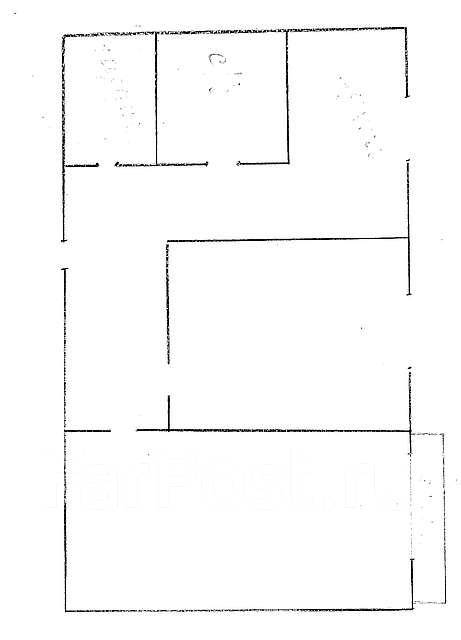
#> input picture hw5/data.pgm, 461 x 640 px
$ jupyter execute hw5.ipynb
#> lines starting #> are read from the running program, lines starting #| are printed output that depends on the picture
[cell 1]
#HW5: Detect room contour in 2D LIDAR-based map using Hough Transform and RANSAC line detectors

import numpy as np
from matplotlib import pyplot as plt
from skimage.measure import LineModelND, ransac
import math
import cv2
def hough_line(img):
    # Rho and Theta ranges
    thetas = np.deg2rad(np.arange(-90.0, 90.0))
    width, height = img.shape
    diag_len = int(round(math.sqrt(width * width + height * height)))  # max_dist
    rhos = np.linspace(-diag_len, diag_len, diag_len * 2)

    # Cache some resuable values
    cos_t = np.cos(thetas)
    sin_t = np.sin(thetas)
    num_thetas = len(thetas)

    # Hough accumulator array of theta vs rho
    accumulator = np.zeros((2 * diag_len, num_thetas), dtype=np.uint8)
    y_idxs, x_idxs = np.nonzero(img)  # (row, col) indexes to edges

    # Vote in the hough accumulator
    for i in range(len(x_idxs)):
        x = x_idxs[i]
        y = y_idxs[i]

        for t_idx in range(num_thetas):
            # Calculate rho. diag_len is added for a positive index
            rho = round(x * cos_t[t_idx] + y * sin_t[t_idx]) + diag_len
            accumulator[rho, t_idx] += 1

    return accumulator, thetas, rhos


def show_hough_line(data, accumulator, thetas, rhos):
    import matplotlib.pyplot as plt

    fig, ax = plt.subplots(1, 2, figsize=(10, 10))

    ax[0].imshow(data, cmap=plt.cm.gray)
    ax[0].set_title('Input image')
    ax[0].axis('image')

    ax[1].imshow(
        accumulator, cmap='jet',
        extent=[np.rad2deg(thetas[-1]), np.rad2deg(thetas[0]), rhos[-1], rhos[0]])
    ax[1].set_aspect('equal', adjustable='box')
    ax[1].set_title('Hough transform')
    ax[1].set_xlabel('Angles (degrees)')
    ax[1].set_ylabel('Distance (pixels)')
    ax[1].axis('image')
    plt.show()

[cell 2]
import numpy as np
from matplotlib import pyplot as plt
from skimage.measure import LineModelND, ransac
import math
import cv2

rng = np.random.default_rng()

# generate coordinates of line
x = np.arange(-200, 200)
y = 0.5*x
data = np.column_stack([x, y])

img = cv2.imread('data.pgm')
#> img is the input picture: shape (640, 461, 3); min 0, max 255, mean 250.2
drawing = np.zeros(img.shape[:], dtype=np.uint8)
gray = cv2.cvtColor(img, cv2.COLOR_BGR2GRAY)
edges = cv2.Canny(gray, 50, 200)
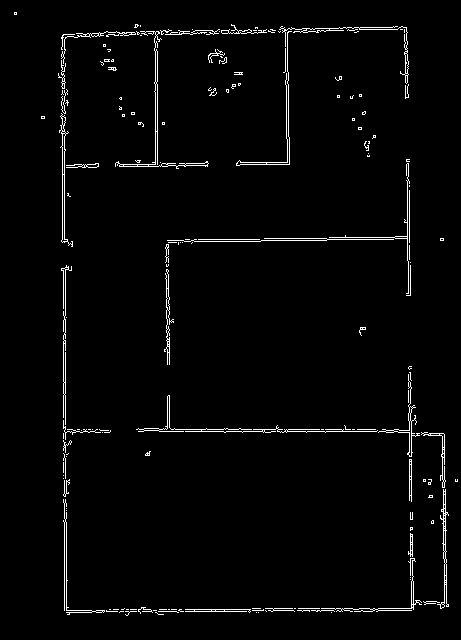
#> edges: shape (640, 461); 2.3% white in thin lines or dots

accumulator, thetas, rhos = hough_line(edges)
#> in hough_line, `y_idxs, x_idxs = np.nonzero(img)`: y_idxs = 6855 values from 12 to 615; x_idxs = 6855 values, max 457 at index 5280, min 14 at index 0, mean 241.7
#> the loop in hough_line, `for i in range(len(x_idxs)):` made 6855 passes
#> (x, y) on passes 1 to 3: (14, 12), (15, 12), (16, 12)
#> after the loop in hough_line, `for i in range(len(x_idxs)):`:
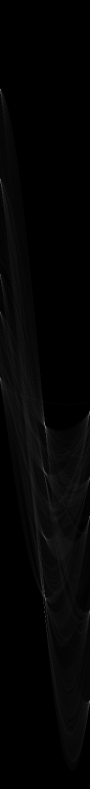
#> accumulator: shape (1578, 180) (shown at 1/2 size); min 0, max 238, mean 4.3
#> thetas = 180 values from -1.57 to 1.55; rhos = 1578 values from -789 to 789
show_hough_line(edges, accumulator, thetas, rhos)
#> in show_hough_line, `plt.show()`:
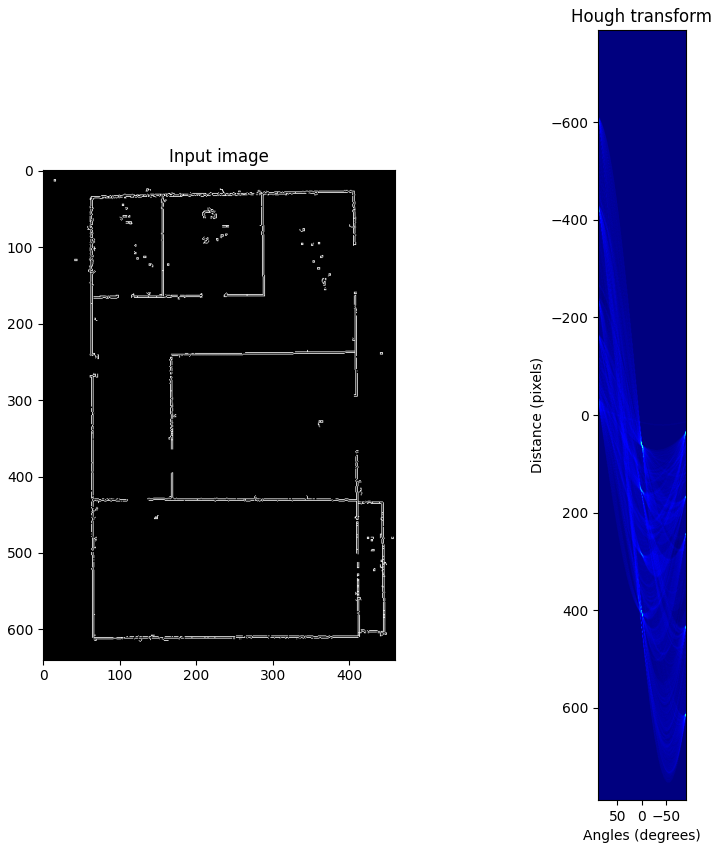
#> figure drawn by matplotlib, 2 panels

[cell 3]
# Detect points that form a line
lines = cv2.HoughLinesP(edges, 0.5, np.pi / 180, threshold=30, minLineLength=5, maxLineGap=10)
#> lines = 71 rows, first 6: [64, 610, 64, 480], [64, 431, 94, 431], [159, 429, 411, 429], [92, 611, 250, 611], [63, 133, 63, 54], [65, 478, 65, 267]
# Draw lines on the image
for line in lines:
    x1, y1, x2, y2 = line[0]
    cv2.line(img, (x1, y1), (x2, y2), (255, 0, 0), 3)
#> this loop made 71 passes
#> (x1, y1, x2, y2) on passes 1 to 12: (64, 610, 64, 480), (64, 431, 94, 431), (159, 429, 411, 429), (92, 611, 250, 611), (63, 133, 63, 54), (65, 478, 65, 267), (159, 431, 397, 431), (409, 500, 409, 404), (119, 33, 257, 33), (408, 432, 408, 367), (361, 610, 411, 610), (185, 239, 259, 239)
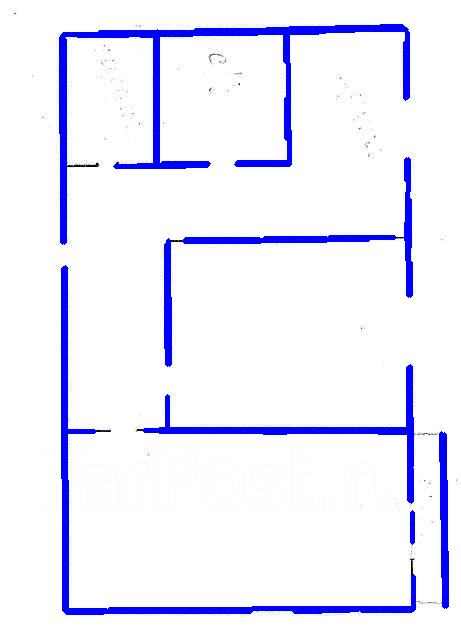
#> img: shape (640, 461, 3); mean B, G, R 254.4, 237, 237
# Show result
cv2.imshow("Result Image", img)
cv2.waitKey()
#> Out = 27

$ run again, with hw5/Снимок экрана 2022-12-17 в 10.16.01.png saved as hw5/data.pgm
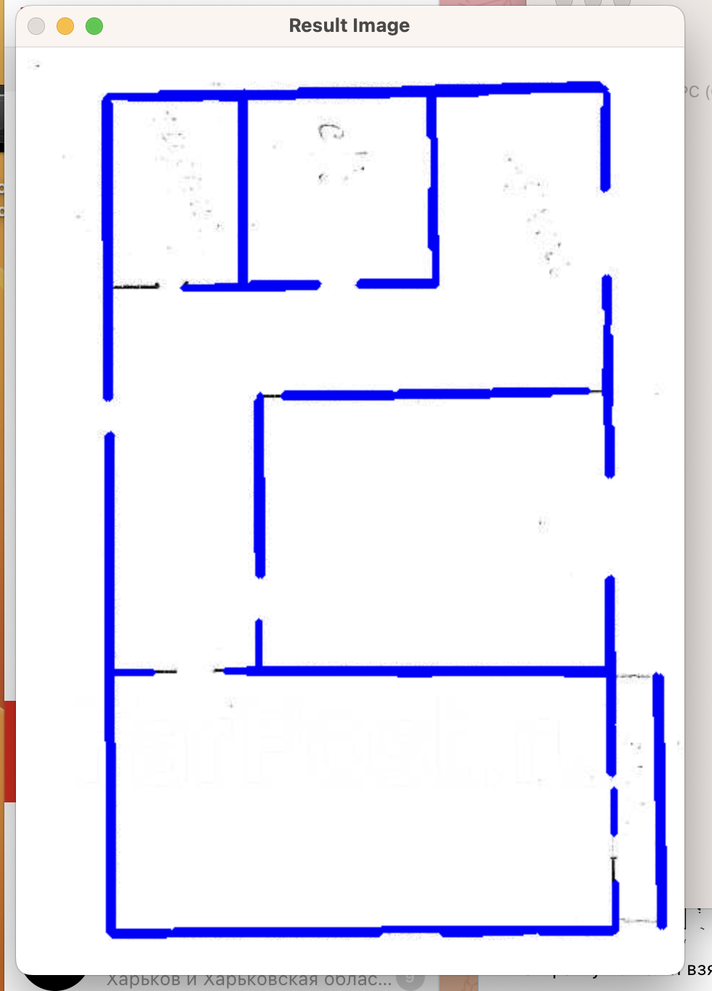
#> input picture hw5/Снимок экрана 2022-12-17 в 10.16.01.png, 712 x 991 px, shrunk from 982 x 1366 before the run
#> img is the input picture: shape (991, 712, 3); mean B, G, R 246.9, 232.9, 233.9
#> `edges = cv2.Canny(gray, 50, 200)`:
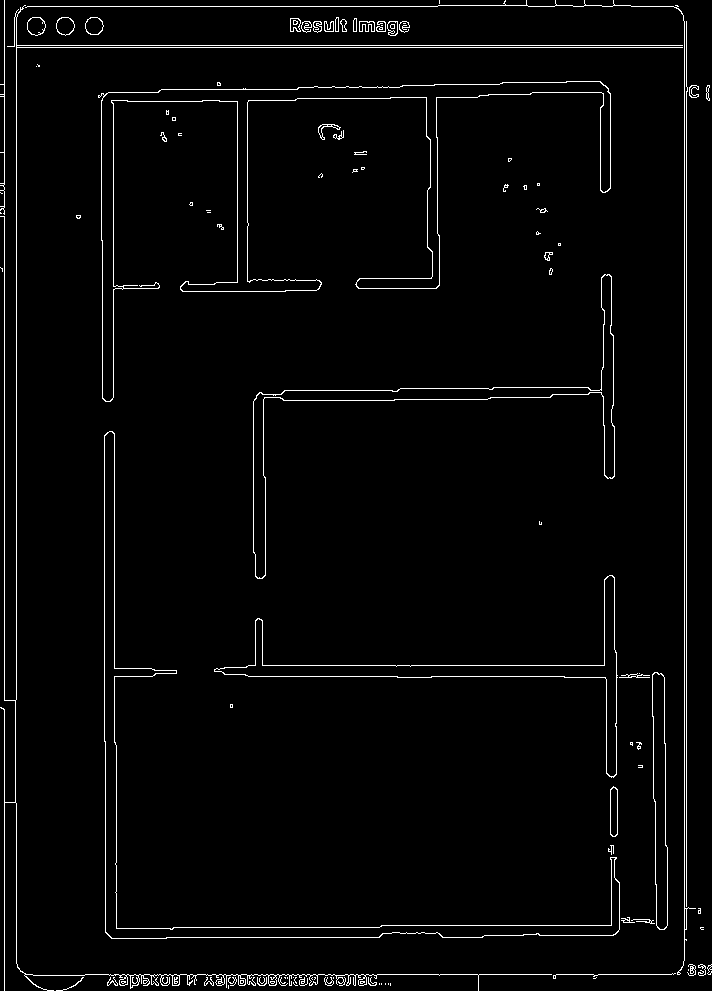
#> edges: shape (991, 712); 2.6% white in thin lines or dots
#> y_idxs = 18405 values from 0 to 990; x_idxs = 18405 values, max 711 at index 16517, min 0 at index 3289, mean 351.1
#> the loop in hough_line, `for i in range(len(x_idxs)):` made 18405 passes
#> (x, y) on passes 1 to 3: (4, 0), (439, 0), (505, 0)
#> `accumulator, thetas, rhos = hough_line(edges)`: thetas = 180 values from -1.57 to 1.55; rhos = 2440 values from -1220 to 1220
#> lines = 130 rows, first 6: [686, 940, 686, 21], [684, 960, 684, 21], [4, 990, 4, 0], [16, 699, 16, 11], [14, 45, 682, 45], [17, 47, 682, 47]
#> the loop `for line in lines:` made 130 passes
#> after the loop `for line in lines:`:
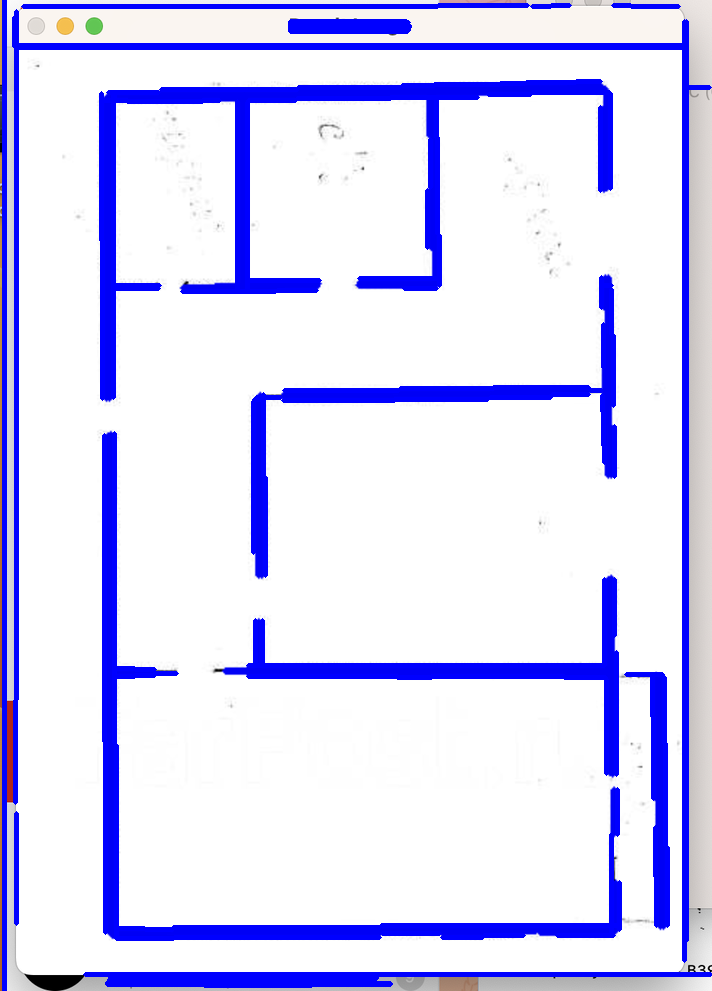
#> img: shape (991, 712, 3); mean B, G, R 250, 216.4, 217
#> Out = 27
